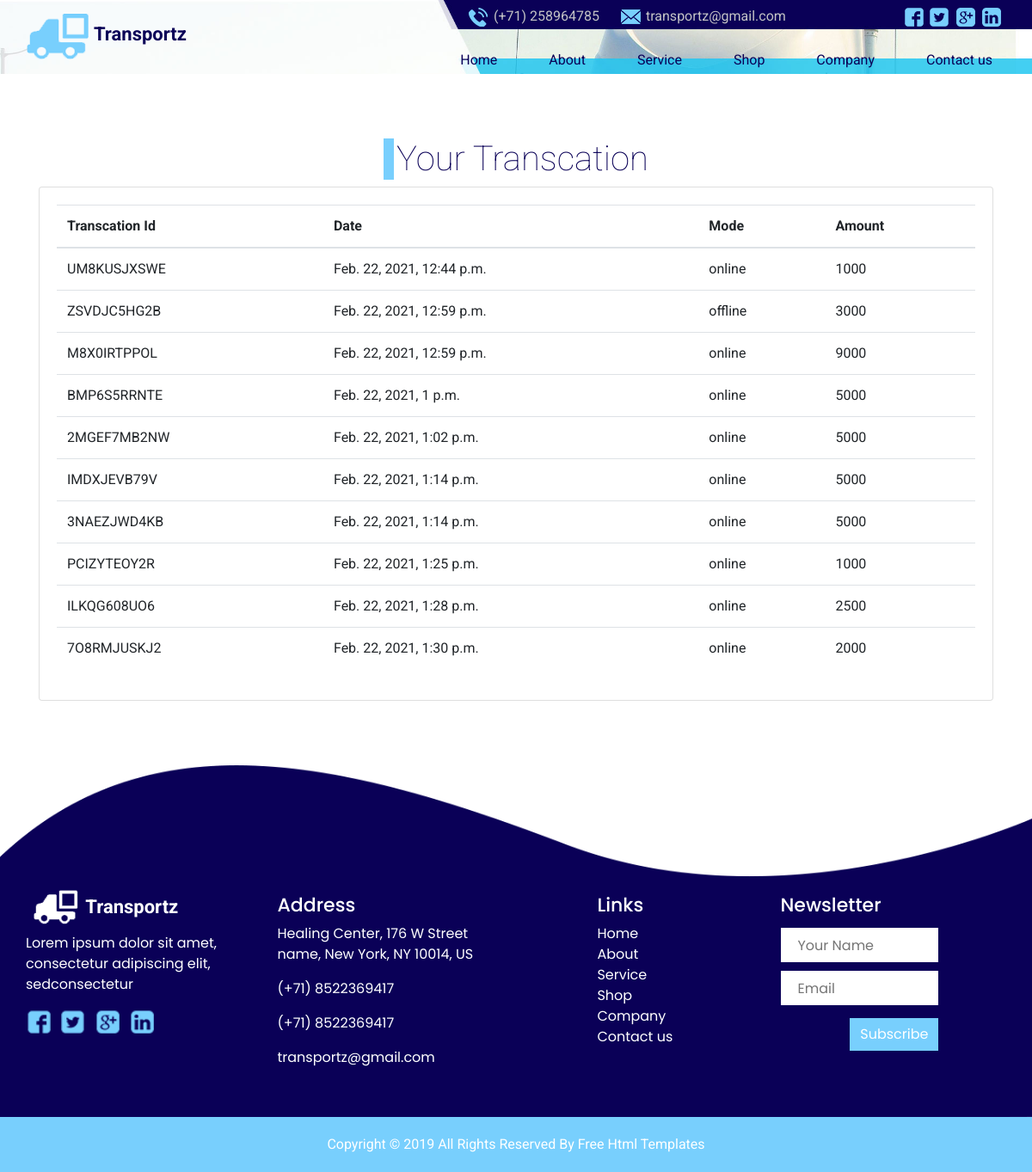
Screenshot of /allTranscation/ (signed in) with the database file from the repository.
### Toll/models.py (models this page shows, shortened)
class Ewallet(models.Model):
    transactionID=models.CharField(max_length=100, blank=True, unique=True,editable=False)
    amount=models.IntegerField()
    mode=models.CharField(max_length=20)
    transaction_Date = models.DateTimeField(default=datetime.now, blank=True)
    EmpId=models.IntegerField(default=None)
    cust_id=models.IntegerField()

### Toll/views.py (the view)
# urls.py: path("allTranscation/",views.allTranscation,name='allTranscation'),
def allTranscation(request):
    cust_id=request.session["cust_id"]
    al=Ewallet.objects.filter(cust_id=cust_id)
    print(al)
    return render(request,'allTranscation.html',{'al':al})

### Toll/templates/allTranscation.html (shortened to what this page needs)
{% load static %}
<!DOCTYPE html>
<html>
<head>
  <link rel="stylesheet" type="text/css"
    href="https://cdnjs.cloudflare.com/ajax/libs/OwlCarousel2/2.1.3/assets/owl.carousel.min.css" />
  <link rel="stylesheet" type="text/css" href="{% static 'css/bootstrap.css' %}" />
    <link href="{% static 'css/style.css' %}" rel="stylesheet" />
  <link href="{% static 'css/responsive.css' %}" rel="stylesheet" />
</head>
<body>
  <div class="hero_area custom_page-height">
    <section class="header_section">
      <div class="container">
        <div class="header_container ">
          <div class="logo-box">
            <img src="{% static 'images/logo.png' %}" alt="">
            <span>
              Transportz
            </span>
          </div>
          <div>
            <div class="header_top">
              <div class="header_top-contact">
                <a href="" class="ml-4">
                  <div>
                    <img src="{% static 'images/phone.png' %}" alt="" />
                  </div>
                  <span>
                    (+71) 258964785
                  </span>
                </a>
                <a href="" class="ml-4">
                  <div>
                    <img src="{% static 'images/mail.png' %}" alt="" />
                  </div>
                  <span>
                    transportz@gmail.com
                  </span>
                </a>
              </div>
              <div class="header_top-social">
                <div>
                  <a href="">
                    <img src="{% static 'images/fb.png' %}" alt="">
                  </a>
                </div>
                <div>
                  <a href="">
                    <img src="{% static 'images/twitter.png' %}" alt="">
                  </a>
                </div>
                <div>
                  <a href="">
                    <img src="{% static 'images/g-plus.png' %}" alt="">
                  </a>
                </div>
                <div>
                  <a href="">
                    <img src="{% static 'images/linkedin.png' %}" alt="">
                  </a>
                </div>
              </div>
            </div>
            <div class="header_btm">
              <nav class="navbar navbar-expand-lg custom_nav-container pt-3">
                <div class="collapse navbar-collapse" id="navbarSupportedContent">
                  <div class="d-flex mx-auto flex-column flex-lg-row align-items-center">
                    <ul class="navbar-nav  ">
                      <li class="nav-item active">
                        <a class="nav-link" href="{% url 'custDashboard' %}">Home <span class="sr-only">(current)</span></a>
                      </li>
                      <li class="nav-item">
                        <a class="nav-link" href="about.html"> About </a>
                      </li>
                      <li class="nav-item">
                        <a class="nav-link" href="service.html"> Service</a>
                      </li>
                      <li class="nav-item">
                        <a class="nav-link" href="shop.html"> Shop </a>
                      </li>
                      <li class="nav-item">
                        <a class="nav-link" href="company.html"> Company </a>
                      </li>
                      <li class="nav-item ">
                        <a class="nav-link pr-0" href="contact.html">Contact us</a>
                      </li>
                    </ul>
                  </div>
                </div>
              </nav>
            </div>
          </div>
        </div>
      </div>
    </section>
  </div>
  <section class="shop_section layout_padding">
    <div class="container">
      <div class="d-flex justify-content-center">
        <h2 class="heading_style">
          Your Transcation
        </h2>
      </div>
       <div class="col-lg-12">
          <div class="card">
            <div class="card-body">
			  <div class="d-flex justify-content-center">
              <table class="table table-hover">
                <thead>
                  <tr>
                    <th scope="col">Transcation Id</th>
                    <th scope="col">Date</th>
                    <th scope="col">Mode</th>
                    <th scope="col">Amount</th>
                  </tr>
                </thead>
               <tbody>
                {% if al %}
                {% for c in al %}
                  <tr>
                        <td>{{c.transactionID}}</td>
                        <td>{{c.transaction_Date}}</td>
                        <td>{{c.mode}}</td>
                        <td>{{c.amount}}</td>
                  </tr>
                  {% endfor %}
                  {% endif %}
                </tbody>
              </table>
            </div>
            </div>
          </div>
        </div>
      </div>
  </section>
  <section class="info_section ">
    <div class="container ">
      <div class="row  mb-3 pb-4">
        <div class="col-md-3 info_logo">
          <div class="logo-box">
            <img src="{% static 'images/logo-white.png' %}" alt="">
            <span>
              Transportz
            </span>
          </div>
          <p>
            Lorem ipsum dolor sit amet, consectetur adipiscing elit, sedconsectetur
          </p>
          <div class="info_social">
            <div>
              <a href="">
                <img src="images/fb.png" alt="">
              </a>
            </div>
            <div>
              <a href="">
                <img src="images/twitter.png" alt="">
              </a>
            </div>
            <div>
              <a href="">
                <img src="images/g-plus.png" alt="">
              </a>
            </div>
            <div>
              <a href="">
                <img src="images/linkedin.png" alt="">
              </a>
            </div>
          </div>
        </div>
        <div class="col-md-3 info_address">
          <h5>
            Address
          </h5>
          <p>
            Healing Center, 176 W Street name,
            New York, NY 10014, US
          </p>
          <p>
            (+71) 8522369417
          </p>
          <p>
            (+71) 8522369417
          </p>
          <p>
            <a href="">
              transportz@gmail.com
            </a>
          </p>
        </div>
        <div class="col-md-3 info_links">
          <div class="info_nav ">
            <nav class="">
              <ul>
                <h5>
                  Links
                </h5>
                <li>
                  <a href="index.html"> Home</a>
                </li>
                <li>
                  <a href="about.html">About</a>
                </li>
                <li>
                  <a href="service.html"> Service</a>
                </li>
                <li>
                  <a href="shop.html"> Shop</a>
                </li>
                <li>
                  <a href="company.html"> Company</a>
                </li>
                <li>
                  <a href="contact.html">Contact us</a>
                </li>
              </ul>
            </nav>
          </div>
        </div>
        <div class="col-md-3 info_news">
          <h5>
            Newsletter
          </h5>
          <form action="">
            <div>
              <input type="text" placeholder="Your Name">
            </div>
            <div>
              <input type="email" placeholder="Email">
            </div>
            <div class="d-flex justify-content-end">
              <button type="submit">
                Subscribe
              </button>
            </div>
          </form>
        </div>
      </div>
    </div>
  </section>
  <section class="container-fluid footer_section">
    <p>
      Copyright &copy; 2019 All Rights Reserved By
      <a href="https://html.design/">Free Html Templates</a>
    </p>
  </section>
</body>
</html>

### Toll/static/css/style.css (style rules this page uses)
body { font-family: "Roboto", sans-serif; background-color: #fff; }
.layout_padding { padding: 75px 0; }
.hero_area { height: 90vh; background-image: url(../images/main-bg.jpg); background-repeat: no-repeat; background-size: cover; background-position: top; position: relative; }
.hero_area.custom_page-height { height: 86px; }
.hero_area.custom_page-height::after { display: none; }
.hero_area::after { position: absolute; content: ""; background-image: url(../images/blue-bg.png); background-size: cover; background-repeat: no-repeat; width: 42%; height: 70px; top: 98.5%; right: -4%; z-index: -1; }
.logo-box { padding-top: 5px; }
.logo-box span { font-size: 22px; font-weight: bold; color: #0a0057; font-family: "Roboto", sans-serif; }
.header_section .header_container { display: flex; justify-content: space-between; }
.header_top { display: flex; justify-content: flex-end; padding-top: 7px; }
.header_top img { margin-right: 5px; }
.header_top-social { display: flex; }
.header_top-contact { display: flex; margin-right: 20%; }
.header_top-contact a, .header_top-contact a:hover { display: flex; color: #c3c3c5; }
.custom_nav-container.navbar-expand-lg .navbar-nav .nav-link { padding: 10px 30px; color: #0a0057; text-align: center; }
a, a:hover, a:focus { text-decoration: none; }
.heading_style { border-left: 12px solid #78cffd; font-size: 40px; padding-left: 3px; font-weight: lighter; color: #0a0057; }
.info_section { padding-top: 150px; padding-bottom: 1px; color: #fff; background-image: url(../images/info-bg.png); background-size: 100% 101%; background-repeat: no-repeat; font-family: "Poppins", sans-serif; }
.info_section h5 { font-size: 22px; }
.info_section a, .info_section a:hover { color: #fff; }
.info_logo .logo-box { padding-top: 0; margin-top: -10px; }
.info_logo .logo-box img { width: 65px; }
.info_logo .logo-box span { color: #fff; }
.info_news { padding-right: 8%; }
.info_news input { border: none; width: 100%; height: 40px; margin: 5px 0; background-color: #fff; outline: none; padding-left: 20px; }
.info_news button { border: none; background-color: #78cffd; color: #fff; padding: 7px 12px; margin-top: 10px; }
.info_nav nav { width: 70%; margin: 0 auto; }
.info_nav ul { display: flex; flex-direction: column; }
.info_nav ul li { list-style-type: none; }
.info_nav ul li a { color: #fff; }
.info_social { display: flex; justify-content: space-between; width: 150px; }
.info_social a img { width: 30px; }
.footer_section { background-color: #78cffd; padding: 20px 0; font-family: "Roboto", sans-serif; }
.footer_section p { color: #fff; margin: 0; text-align: center; }
.footer_section a { color: #fff; }

### Toll/static/css/responsive.css (style rules this page uses)
@media (min-width: 1200px) { .container { max-width: 1170px; } }

### rows the page displays
Ewallet: transactionID "UM8KUSJXSWE", transaction_Date "Feb. 22, 2021, 12:44 p.m.", mode "online", amount "1000"
Ewallet: transactionID "ZSVDJC5HG2B", transaction_Date "Feb. 22, 2021, 12:59 p.m.", mode "offline", amount "3000"
Ewallet: transactionID "M8X0IRTPPOL", transaction_Date "Feb. 22, 2021, 12:59 p.m.", mode "online", amount "9000"
Ewallet: transactionID "BMP6S5RRNTE", transaction_Date "Feb. 22, 2021, 1 p.m.", mode "online", amount "5000"
Ewallet: transactionID "2MGEF7MB2NW", transaction_Date "Feb. 22, 2021, 1:02 p.m.", mode "online", amount "5000"
Ewallet: transactionID "IMDXJEVB79V", transaction_Date "Feb. 22, 2021, 1:14 p.m.", mode "online", amount "5000"
Ewallet: transactionID "3NAEZJWD4KB", transaction_Date "Feb. 22, 2021, 1:14 p.m.", mode "online", amount "5000"
Ewallet: transactionID "PCIZYTEOY2R", transaction_Date "Feb. 22, 2021, 1:25 p.m.", mode "online", amount "1000"
Ewallet: transactionID "ILKQG608UO6", transaction_Date "Feb. 22, 2021, 1:28 p.m.", mode "online", amount "2500"
Ewallet: transactionID "7O8RMJUSKJ2", transaction_Date "Feb. 22, 2021, 1:30 p.m.", mode "online", amount "2000"
